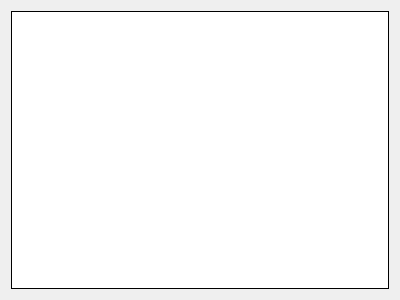
<?xml version="1.0" encoding="UTF-8"?>
<ui version="4.0">
 <class>analysis</class>
 <widget class="QWidget" name="analysis">
  <property name="geometry">
   <rect>
    <x>0</x>
    <y>0</y>
    <width>400</width>
    <height>300</height>
   </rect>
  </property>
  <property name="windowTitle">
   <string>Form</string>
  </property>
  <layout class="QGridLayout" name="gridLayout">
   <item row="0" column="0">
    <widget class="QTableView" name="table">
     <property name="frameShape">
      <enum>QFrame::Box</enum>
     </property>
     <property name="frameShadow">
      <enum>QFrame::Plain</enum>
     </property>
     <property name="editTriggers">
      <set>QAbstractItemView::NoEditTriggers</set>
     </property>
     <property name="selectionMode">
      <enum>QAbstractItemView::SingleSelection</enum>
     </property>
     <property name="selectionBehavior">
      <enum>QAbstractItemView::SelectRows</enum>
     </property>
    </widget>
   </item>
  </layout>
 </widget>
 <resources/>
 <connections/>
</ui>
